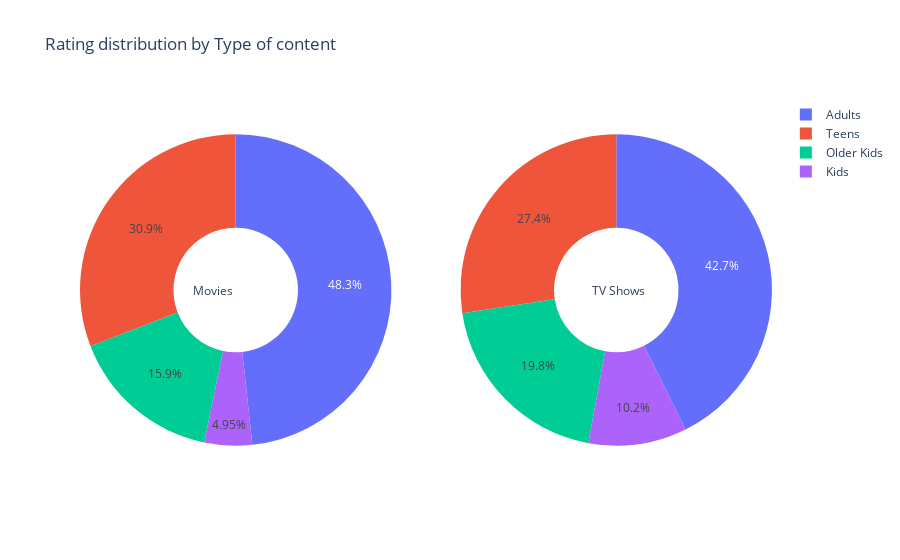

Notebook code for this chart:
### Code cell
movie_rating_df = generate_rating_df(df[df['type'] == 'Movie'])
show_rating_df = generate_rating_df(df[df['type'] == 'TV Show'])

fig = make_subplots(rows=1, cols=2, specs=[[{"type": "pie"}, {"type": "pie"}]])

fig.add_trace(
    go.Pie(labels=movie_rating_df['target_ages'], values=movie_rating_df['counts']),
    row=1, col=1
)

fig.add_trace(
    go.Pie(labels=show_rating_df['target_ages'], values=show_rating_df['counts']),
    row=1, col=2
)

fig.update_traces(textposition='inside', hole=.4, hoverinfo="label+percent+name")
fig.update_layout(
    title_text="Rating distribution by Type of content",
    # Add annotations in the center of the donut pies.
    annotations=[dict(text='Movies', x=0.16, y=0.5, font_size=12, showarrow=False),
                 dict(text='TV Shows', x=0.82, y=0.5, font_size=12, showarrow=False)])
fig.show()

### Figure 1 — Plotly figure (JSON) as saved in the notebook; plotly's stock layout.template omitted (floating-point values rounded to 4 significant figures)
{"data": [{"domain": {"x": [0, 0.45], "y": [0, 1]}, "hole": 0.4, "hoverinfo": "label+percent+name", "labels": ["Adults", "Adults", "Adults", "Adults", "Adults", "Kids", "Kids", "Kids", "Older Kids", "Older Kids", "Older Kids", "Older Kids", "Teens", "Teens"], "textposition": "inside", "type": "pie", "values": [3, 79, 663, 1847, 5, 39, 111, 116, 247, 506, 95, 5, 388, 1273]}, {"domain": {"x": [0.55, 1], "y": [0, 1]}, "hole": 0.4, "hoverinfo": "label+percent+name", "labels": ["Adults", "Adults", "Adults", "Kids", "Kids", "Older Kids", "Older Kids", "Older Kids", "Teens"], "textposition": "inside", "type": "pie", "values": [4, 2, 1018, 83, 162, 299, 174, 1, 657]}], "layout": {"annotations": [{"font": {"size": 12}, "showarrow": false, "text": "Movies", "x": 0.16, "y": 0.5}, {"font": {"size": 12}, "showarrow": false, "text": "TV Shows", "x": 0.82, "y": 0.5}], "title": {"text": "Rating distribution by Type of content"}}}
